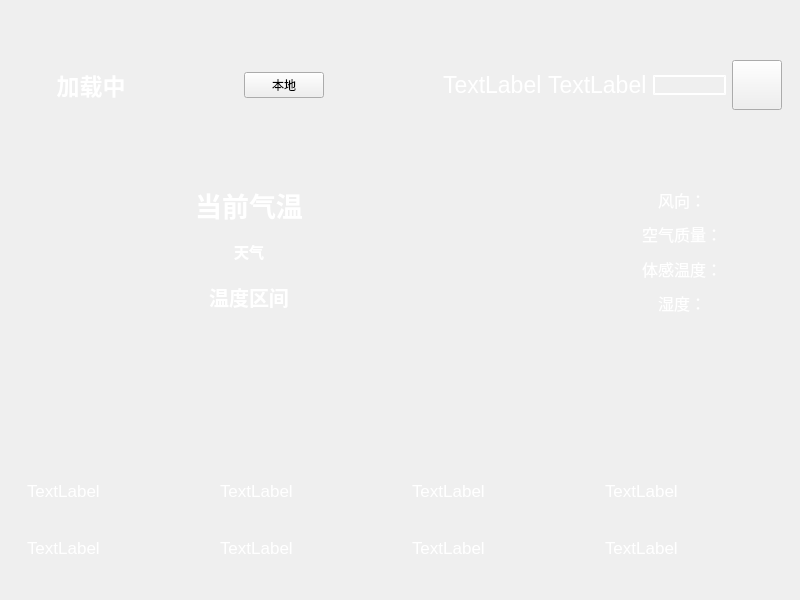
<?xml version="1.0" encoding="UTF-8"?>
<ui version="4.0">
 <class>Widget</class>
 <widget class="QWidget" name="Widget">
  <property name="geometry">
   <rect>
    <x>0</x>
    <y>0</y>
    <width>800</width>
    <height>600</height>
   </rect>
  </property>
  <property name="minimumSize">
   <size>
    <width>800</width>
    <height>600</height>
   </size>
  </property>
  <property name="windowTitle">
   <string>Widget</string>
  </property>
  <property name="styleSheet">
   <string notr="true"/>
  </property>
  <layout class="QVBoxLayout" name="verticalLayout">
   <property name="spacing">
    <number>0</number>
   </property>
   <property name="leftMargin">
    <number>0</number>
   </property>
   <property name="topMargin">
    <number>0</number>
   </property>
   <property name="rightMargin">
    <number>0</number>
   </property>
   <property name="bottomMargin">
    <number>0</number>
   </property>
   <item>
    <widget class="QWidget" name="widget_2" native="true">
     <property name="styleSheet">
      <string notr="true">
#widget_2{border-image: url(:/qin.jpg);}
</string>
     </property>
     <layout class="QVBoxLayout" name="verticalLayout_8">
      <item>
       <widget class="QWidget" name="widget" native="true">
        <property name="minimumSize">
         <size>
          <width>0</width>
          <height>100</height>
         </size>
        </property>
        <layout class="QHBoxLayout" name="horizontalLayout">
         <item>
          <widget class="QLabel" name="label">
           <property name="font">
            <font>
             <pointsize>17</pointsize>
             <bold>true</bold>
            </font>
           </property>
           <property name="styleSheet">
            <string notr="true">
color: rgb(255, 255, 255);
</string>
           </property>
           <property name="text">
            <string>      加载中</string>
           </property>
           <property name="alignment">
            <set>Qt::AlignCenter</set>
           </property>
          </widget>
         </item>
         <item>
          <spacer name="horizontalSpacer">
           <property name="orientation">
            <enum>Qt::Horizontal</enum>
           </property>
           <property name="sizeHint" stdset="0">
            <size>
             <width>139</width>
             <height>20</height>
            </size>
           </property>
          </spacer>
         </item>
         <item>
          <widget class="QPushButton" name="pushButton_2">
           <property name="text">
            <string>本地</string>
           </property>
          </widget>
         </item>
         <item>
          <spacer name="horizontalSpacer_3">
           <property name="orientation">
            <enum>Qt::Horizontal</enum>
           </property>
           <property name="sizeHint" stdset="0">
            <size>
             <width>139</width>
             <height>20</height>
            </size>
           </property>
          </spacer>
         </item>
         <item>
          <widget class="QLabel" name="label_2">
           <property name="font">
            <font>
             <pointsize>17</pointsize>
            </font>
           </property>
           <property name="styleSheet">
            <string notr="true">color: rgb(255, 255, 255);</string>
           </property>
           <property name="text">
            <string>TextLabel</string>
           </property>
          </widget>
         </item>
         <item>
          <widget class="QLabel" name="label_3">
           <property name="font">
            <font>
             <pointsize>17</pointsize>
            </font>
           </property>
           <property name="styleSheet">
            <string notr="true">color: rgb(255, 255, 255);</string>
           </property>
           <property name="text">
            <string>TextLabel</string>
           </property>
          </widget>
         </item>
         <item>
          <widget class="QLineEdit" name="lineEdit">
           <property name="minimumSize">
            <size>
             <width>50</width>
             <height>0</height>
            </size>
           </property>
           <property name="maximumSize">
            <size>
             <width>100</width>
             <height>16777215</height>
            </size>
           </property>
           <property name="styleSheet">
            <string notr="true">background:transparent;border-width:2;border-style:outset;
color: rgb(255, 255, 255);
border-color: rgb(255, 255, 255);</string>
           </property>
          </widget>
         </item>
         <item>
          <widget class="QPushButton" name="pushButton">
           <property name="minimumSize">
            <size>
             <width>50</width>
             <height>50</height>
            </size>
           </property>
           <property name="cursor">
            <cursorShape>PointingHandCursor</cursorShape>
           </property>
           <property name="styleSheet">
            <string notr="true">border-image: url(:/magnifier.png);</string>
           </property>
           <property name="text">
            <string/>
           </property>
          </widget>
         </item>
        </layout>
       </widget>
      </item>
      <item>
       <widget class="QWidget" name="widget_3" native="true">
        <layout class="QHBoxLayout" name="horizontalLayout_2">
         <item>
          <widget class="QLabel" name="label_4">
           <property name="minimumSize">
            <size>
             <width>150</width>
             <height>150</height>
            </size>
           </property>
           <property name="styleSheet">
            <string notr="true">border-image: url(:/sun.png);</string>
           </property>
           <property name="text">
            <string/>
           </property>
          </widget>
         </item>
         <item>
          <widget class="QWidget" name="widget_4" native="true">
           <property name="minimumSize">
            <size>
             <width>150</width>
             <height>150</height>
            </size>
           </property>
           <layout class="QVBoxLayout" name="verticalLayout_2">
            <item>
             <widget class="QLabel" name="label_5">
              <property name="font">
               <font>
                <pointsize>20</pointsize>
                <bold>true</bold>
               </font>
              </property>
              <property name="styleSheet">
               <string notr="true">color: rgb(255, 255, 255);</string>
              </property>
              <property name="text">
               <string>当前气温</string>
              </property>
              <property name="alignment">
               <set>Qt::AlignCenter</set>
              </property>
             </widget>
            </item>
            <item>
             <widget class="QLabel" name="label_6">
              <property name="font">
               <font>
                <pointsize>11</pointsize>
                <bold>true</bold>
               </font>
              </property>
              <property name="styleSheet">
               <string notr="true">color: rgb(255, 255, 255);</string>
              </property>
              <property name="text">
               <string>天气</string>
              </property>
              <property name="alignment">
               <set>Qt::AlignCenter</set>
              </property>
             </widget>
            </item>
            <item>
             <widget class="QLabel" name="label_7">
              <property name="font">
               <font>
                <pointsize>15</pointsize>
                <bold>true</bold>
               </font>
              </property>
              <property name="styleSheet">
               <string notr="true">color: rgb(255, 255, 255);</string>
              </property>
              <property name="text">
               <string>温度区间</string>
              </property>
              <property name="alignment">
               <set>Qt::AlignCenter</set>
              </property>
             </widget>
            </item>
           </layout>
          </widget>
         </item>
         <item>
          <spacer name="horizontalSpacer_2">
           <property name="orientation">
            <enum>Qt::Horizontal</enum>
           </property>
           <property name="sizeHint" stdset="0">
            <size>
             <width>261</width>
             <height>20</height>
            </size>
           </property>
          </spacer>
         </item>
         <item>
          <widget class="QWidget" name="widget_5" native="true">
           <property name="minimumSize">
            <size>
             <width>200</width>
             <height>150</height>
            </size>
           </property>
           <layout class="QVBoxLayout" name="verticalLayout_3">
            <item>
             <widget class="QLabel" name="label_8">
              <property name="font">
               <font>
                <pointsize>12</pointsize>
               </font>
              </property>
              <property name="styleSheet">
               <string notr="true">color: rgb(255, 255, 255);</string>
              </property>
              <property name="text">
               <string>风向：</string>
              </property>
              <property name="alignment">
               <set>Qt::AlignCenter</set>
              </property>
             </widget>
            </item>
            <item>
             <widget class="QLabel" name="label_9">
              <property name="font">
               <font>
                <pointsize>12</pointsize>
               </font>
              </property>
              <property name="styleSheet">
               <string notr="true">color: rgb(255, 255, 255);</string>
              </property>
              <property name="text">
               <string>空气质量：</string>
              </property>
              <property name="alignment">
               <set>Qt::AlignCenter</set>
              </property>
             </widget>
            </item>
            <item>
             <widget class="QLabel" name="label_10">
              <property name="font">
               <font>
                <pointsize>12</pointsize>
               </font>
              </property>
              <property name="styleSheet">
               <string notr="true">color: rgb(255, 255, 255);</string>
              </property>
              <property name="text">
               <string>体感温度：</string>
              </property>
              <property name="alignment">
               <set>Qt::AlignCenter</set>
              </property>
             </widget>
            </item>
            <item>
             <widget class="QLabel" name="label_11">
              <property name="font">
               <font>
                <pointsize>12</pointsize>
               </font>
              </property>
              <property name="styleSheet">
               <string notr="true">color: rgb(255, 255, 255);</string>
              </property>
              <property name="text">
               <string>湿度：</string>
              </property>
              <property name="alignment">
               <set>Qt::AlignCenter</set>
              </property>
             </widget>
            </item>
           </layout>
          </widget>
         </item>
        </layout>
       </widget>
      </item>
      <item>
       <widget class="QWidget" name="widget_6" native="true">
        <property name="minimumSize">
         <size>
          <width>0</width>
          <height>250</height>
         </size>
        </property>
        <layout class="QHBoxLayout" name="horizontalLayout_3">
         <item>
          <widget class="QWidget" name="widget_7" native="true">
           <layout class="QVBoxLayout" name="verticalLayout_4">
            <item>
             <widget class="QLabel" name="label_12">
              <property name="minimumSize">
               <size>
                <width>100</width>
                <height>100</height>
               </size>
              </property>
              <property name="maximumSize">
               <size>
                <width>100</width>
                <height>100</height>
               </size>
              </property>
              <property name="styleSheet">
               <string notr="true">border-image: url(:/sun.png);</string>
              </property>
              <property name="text">
               <string/>
              </property>
             </widget>
            </item>
            <item>
             <widget class="QLabel" name="label_13">
              <property name="font">
               <font>
                <pointsize>13</pointsize>
               </font>
              </property>
              <property name="styleSheet">
               <string notr="true">color: rgb(255, 255, 255);</string>
              </property>
              <property name="text">
               <string>TextLabel</string>
              </property>
              <property name="alignment">
               <set>Qt::AlignLeading|Qt::AlignLeft|Qt::AlignVCenter</set>
              </property>
             </widget>
            </item>
            <item>
             <widget class="QLabel" name="label_14">
              <property name="font">
               <font>
                <pointsize>13</pointsize>
               </font>
              </property>
              <property name="styleSheet">
               <string notr="true">color: rgb(255, 255, 255);</string>
              </property>
              <property name="text">
               <string>TextLabel</string>
              </property>
              <property name="alignment">
               <set>Qt::AlignLeading|Qt::AlignLeft|Qt::AlignVCenter</set>
              </property>
             </widget>
            </item>
           </layout>
          </widget>
         </item>
         <item>
          <widget class="QWidget" name="widget_8" native="true">
           <layout class="QVBoxLayout" name="verticalLayout_5">
            <item>
             <widget class="QLabel" name="label_15">
              <property name="minimumSize">
               <size>
                <width>100</width>
                <height>100</height>
               </size>
              </property>
              <property name="maximumSize">
               <size>
                <width>100</width>
                <height>100</height>
               </size>
              </property>
              <property name="styleSheet">
               <string notr="true">border-image: url(:/sun.png);</string>
              </property>
              <property name="text">
               <string/>
              </property>
             </widget>
            </item>
            <item>
             <widget class="QLabel" name="label_16">
              <property name="font">
               <font>
                <pointsize>13</pointsize>
               </font>
              </property>
              <property name="styleSheet">
               <string notr="true">color: rgb(255, 255, 255);</string>
              </property>
              <property name="text">
               <string>TextLabel</string>
              </property>
              <property name="alignment">
               <set>Qt::AlignLeading|Qt::AlignLeft|Qt::AlignVCenter</set>
              </property>
             </widget>
            </item>
            <item>
             <widget class="QLabel" name="label_17">
              <property name="font">
               <font>
                <pointsize>13</pointsize>
               </font>
              </property>
              <property name="styleSheet">
               <string notr="true">color: rgb(255, 255, 255);</string>
              </property>
              <property name="text">
               <string>TextLabel</string>
              </property>
              <property name="alignment">
               <set>Qt::AlignLeading|Qt::AlignLeft|Qt::AlignVCenter</set>
              </property>
             </widget>
            </item>
           </layout>
          </widget>
         </item>
         <item>
          <widget class="QWidget" name="widget_9" native="true">
           <layout class="QVBoxLayout" name="verticalLayout_6">
            <item>
             <widget class="QLabel" name="label_18">
              <property name="minimumSize">
               <size>
                <width>100</width>
                <height>100</height>
               </size>
              </property>
              <property name="maximumSize">
               <size>
                <width>100</width>
                <height>100</height>
               </size>
              </property>
              <property name="styleSheet">
               <string notr="true">border-image: url(:/sun.png);;</string>
              </property>
              <property name="text">
               <string/>
              </property>
             </widget>
            </item>
            <item>
             <widget class="QLabel" name="label_19">
              <property name="font">
               <font>
                <pointsize>13</pointsize>
               </font>
              </property>
              <property name="styleSheet">
               <string notr="true">color: rgb(255, 255, 255);</string>
              </property>
              <property name="text">
               <string>TextLabel</string>
              </property>
              <property name="alignment">
               <set>Qt::AlignLeading|Qt::AlignLeft|Qt::AlignVCenter</set>
              </property>
             </widget>
            </item>
            <item>
             <widget class="QLabel" name="label_20">
              <property name="font">
               <font>
                <pointsize>13</pointsize>
               </font>
              </property>
              <property name="styleSheet">
               <string notr="true">color: rgb(255, 255, 255);</string>
              </property>
              <property name="text">
               <string>TextLabel</string>
              </property>
              <property name="alignment">
               <set>Qt::AlignLeading|Qt::AlignLeft|Qt::AlignVCenter</set>
              </property>
             </widget>
            </item>
           </layout>
          </widget>
         </item>
         <item>
          <widget class="QWidget" name="widget_10" native="true">
           <layout class="QVBoxLayout" name="verticalLayout_7">
            <item>
             <widget class="QLabel" name="label_21">
              <property name="minimumSize">
               <size>
                <width>100</width>
                <height>100</height>
               </size>
              </property>
              <property name="maximumSize">
               <size>
                <width>100</width>
                <height>100</height>
               </size>
              </property>
              <property name="styleSheet">
               <string notr="true">border-image: url(:/sun.png);</string>
              </property>
              <property name="text">
               <string/>
              </property>
              <property name="alignment">
               <set>Qt::AlignCenter</set>
              </property>
             </widget>
            </item>
            <item>
             <widget class="QLabel" name="label_22">
              <property name="font">
               <font>
                <pointsize>13</pointsize>
               </font>
              </property>
              <property name="styleSheet">
               <string notr="true">color: rgb(255, 255, 255);</string>
              </property>
              <property name="text">
               <string>TextLabel</string>
              </property>
              <property name="alignment">
               <set>Qt::AlignLeading|Qt::AlignLeft|Qt::AlignVCenter</set>
              </property>
             </widget>
            </item>
            <item>
             <widget class="QLabel" name="label_23">
              <property name="font">
               <font>
                <pointsize>13</pointsize>
               </font>
              </property>
              <property name="styleSheet">
               <string notr="true">color: rgb(255, 255, 255);</string>
              </property>
              <property name="text">
               <string>TextLabel</string>
              </property>
              <property name="alignment">
               <set>Qt::AlignLeading|Qt::AlignLeft|Qt::AlignVCenter</set>
              </property>
             </widget>
            </item>
           </layout>
          </widget>
         </item>
        </layout>
       </widget>
      </item>
     </layout>
    </widget>
   </item>
  </layout>
 </widget>
 <resources/>
 <connections/>
</ui>
